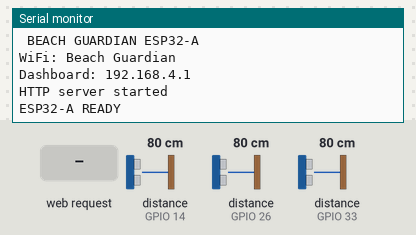
The program below on a simulated ESP32. On the bench: the last lines printed to the serial monitor. Wiring (inferred from the names in the program): 3 × ultrasonic range finder: trigger GPIO 12, echo GPIO 14 / trigger GPIO 25, echo GPIO 33 / trigger GPIO 27, echo GPIO 26. The inputs (shaded band) are chosen by the test bench; at power-on: distance to the obstacle (sensors on GPIO 14, GPIO 26, GPIO 33) 80 cm. The echo pulse lasts 58.3 µs per cm.

Above: at 2.2 s.
2.3 s: HTTP request GET /cmd received
At 2.8 s:
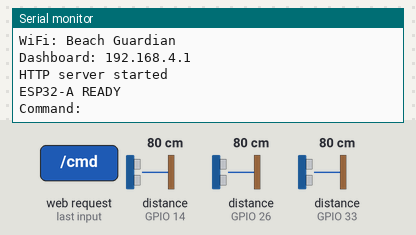
3.8 s: HTTP request GET /auto received
At 4.8 s:
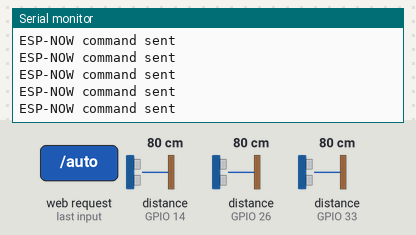
5.3 s: distance to the obstacle (sensor on GPIO 14) set to 2 cm
At 6.0 s:
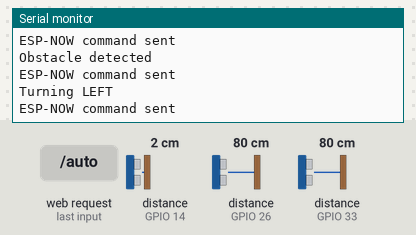
7.0 s: distance to the obstacle (sensor on GPIO 26) set to 2 cm
At 8.3 s:
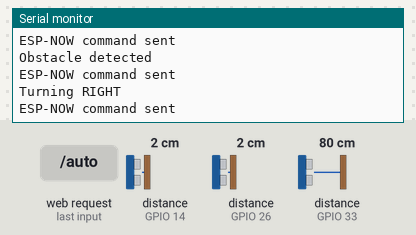
10.0 s: distance to the obstacle (sensor on GPIO 33) set to 2 cm
At 11.3 s:
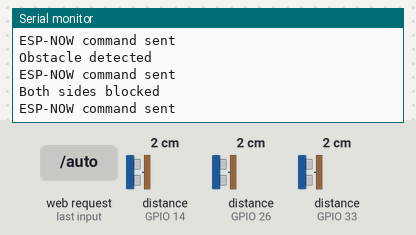

Measured:
- after the input at 2.3 s, the serial monitor: prints a new line after 0.07 s (image 1)
- after the input at 3.8 s, the serial monitor: prints a new line at once (image 2)
- after the input at 5.3 s, the serial monitor: prints a new line at once (image 3)
- after the input at 7.0 s, the serial monitor: prints a new line after 0.85 s (image 4)
- after the input at 10.0 s, the serial monitor: prints a new line after 0.92 s (image 5)

The program:

main.cpp
```cpp
#include <Arduino.h>
#include <WiFi.h>
#include <WebServer.h>
#include <esp_now.h>

//Esp #2's mac
uint8_t esp2Address[] = {
    0xEC, 0xE3, 0x34, 0x45, 0xAB, 0xE4};

//esp now channel
const int ESPNOW_CHANNEL = 1;

//Ultrasonic sensor pins

// FRONT
const int TRIG1 = 12;
const int ECHO1 = 14;

// LEFT
const int TRIG2 = 27;
const int ECHO2 = 26;

// RIGHT
const int TRIG3 = 25;
const int ECHO3 = 33;

typedef struct {
    int leftSpeed;
    int rightSpeed;
    int sieveActive;
} ControlMessage;

ControlMessage cmdData;

//sensor readings

float distance1 = 0;
float distance2 = 0;
float distance3 = 0;

//peer info for esp-now

esp_now_peer_info_t peerInfo;

//sieve state
bool sieveState = false;
//auto mode state
bool autoMode = false;

//server/ dashboard
const char* ap_ssid = "Beach Guardian";
const char* ap_pass = "beachguardian";

WebServer server(80);// dahsboard underneath
const char htmlPage[] = R"rawliteral(

<!DOCTYPE html>
<html>
<head>
<meta name="viewport" content="width=device-width, initial-scale=1">
<title>Beach Guardian</title>
<style>
body {
    font-family: Arial;
    text-align: center;
}
button {
    width: 110px;
    height: 60px;
    margin: 5px;
    font-size: 18px;}
</style>
</head>
<body>
<h1>BEACH GUARDIAN</h1>
<button onclick="sendCommand('forward')">
Forward
</button>
<br>
<button onclick="sendCommand('left')">
Left
</button>
<button onclick="sendCommand('stop')">
STOP
</button>

<button onclick="sendCommand('right')">
Right
</button>

<br>
<button onclick="sendCommand('backward')">
Backward
</button>
<br><br>
<button onclick="sendCommand('sieve')">
Sieve
</button>
<br><br>
<button onclick="toggleAuto()">
AUTO / MANUAL
</button>
<h3>
Mode:
<span id="mode">MANUAL</span>
</h3>
<hr>
<p>
Front:
<span id="front">--</span>
cm
</p>
<p>
Left:
<span id="left">--</span>
cm
</p>
<p>
Right:
<span id="right">--</span>
cm
</p>
<script>
function sendCommand(command) {

    fetch('/cmd?command=' + command);

}

function toggleAuto() {

    fetch('/auto')
    .then(response => response.text())
    .then(data => {
        document.getElementById("mode").innerText = data;
    });}
function updateSensors() {
    fetch('/sensors')
    .then(response => response.json())
    .then(data => {

        document.getElementById("front").innerText =
            data.front;

        document.getElementById("left").innerText =
            data.left;

        document.getElementById("right").innerText =
            data.right;
    });
}

setInterval(updateSensors, 500);
updateSensors();
</script>
</body>
</html>
)rawliteral";

//Sensor reading function
float readUltrasonic(
    int trigPin,
    int echoPin
) {
    digitalWrite(
        trigPin,
        LOW
    );
    delayMicroseconds(2);
    digitalWrite(
        trigPin,
        HIGH
    );
    delayMicroseconds(10);
    digitalWrite(
        trigPin,
        LOW
    );
    unsigned long duration =
        pulseIn(
            echoPin,
            HIGH,
            30000
        );

    if (duration == 0) {

        return -1.0;

    }

    return duration / 58.0;
}

void readSensors() {

    distance1 =
        readUltrasonic(
            TRIG1,
            ECHO1
        );

    delay(5);

    distance2 =
        readUltrasonic(
            TRIG2,
            ECHO2
        );

    delay(5);

    distance3 =
        readUltrasonic(
            TRIG3,
            ECHO3
        );
}

void sendEspNowCommand() {

    esp_err_t result =
        esp_now_send(
            esp2Address,
            (uint8_t*)&cmdData,
            sizeof(cmdData)
        );

    if (result == ESP_OK) {

        Serial.println(
            "ESP-NOW command sent"
        );

    }
    else {

        Serial.println(
            "ESP-NOW send failed"
        );
    }
}
void handleRoot() {

    server.send(
        200,
        "text/html",
        htmlPage
    );
}
//manual control commands
void handleCommand() {
    String command =
        server.arg("command");

    Serial.print(
        "Command: "
    );
    Serial.println(command);

    // Manual control disabled in AUTO
    if (autoMode) {

        server.send(
            200,
            "text/plain",
            "AUTO MODE ACTIVE"
        );
        return;
    }
    // FORWARD
    if (command == "forward") {

        cmdData.leftSpeed = 60;
        cmdData.rightSpeed = 60;
    }
    // BACKWARD
    else if (command == "backward") {
        cmdData.leftSpeed = -60;
        cmdData.rightSpeed = -60;
    }
    // LEFT
    else if (command == "left") {
        cmdData.leftSpeed = -50;
        cmdData.rightSpeed = 50;
    }

    // RIGHT
    else if (command == "right") {

        cmdData.leftSpeed = 50;
        cmdData.rightSpeed = -50;
    }

    // STOP
    else if (command == "stop") {

        cmdData.leftSpeed = 0;
        cmdData.rightSpeed = 0;
    }
    // SIEVE
    else if (command == "sieve") {

        sieveState = !sieveState;

        cmdData.sieveActive =
            sieveState ? 1 : 0;
    }
    else {
        server.send(
            400,
            "text/plain",
            "Unknown command"
        );

        return;
    }
    sendEspNowCommand();

    server.send(
        200,
        "text/plain",
        command
    );
}
void handleAutoMode() {

    autoMode = !autoMode;

    // Stop when switching modes
    cmdData.leftSpeed = 0;
    cmdData.rightSpeed = 0;

    sendEspNowCommand();

    if (autoMode) {

        Serial.println(
            "AUTO MODE ON"
        );

        server.send(
            200,
            "text/plain",
            "AUTO"
        );

    }
    else {

        Serial.println(
            "MANUAL MODE ON"
        );

        server.send(
            200,
            "text/plain",
            "MANUAL"
        );
    }
}

void handleSensors() {

    String json = "{";

    json += "\"front\":";
    json += String(
        distance1,
        1
    );

    json += ",\"left\":";
    json += String(
        distance2,
        1
    );

    json += ",\"right\":";
    json += String(
        distance3,
        1
    );

    json += "}";

    server.send(
        200,
        "application/json",
        json
    );
}

void automaticObstacleAvoidance() {

    if (!autoMode) {

        return;
    }

    const float FRONT_LIMIT = 30.0;
    const float SIDE_LIMIT = 25.0;

    // Invalid front reading
    if (distance1 < 0) { return;
    }
    if (distance1 >= FRONT_LIMIT) {

        cmdData.leftSpeed = 60;
        cmdData.rightSpeed = 60;

        sendEspNowCommand();return;
    }

    //obstacle detected

    Serial.println(
        "Obstacle detected"
    );

    // Stop
    cmdData.leftSpeed = 0;
    cmdData.rightSpeed = 0;

    sendEspNowCommand();

    delay(200);
//if left is clearer than right and left is clear enough, turn left
    if (
        distance2 > SIDE_LIMIT &&
        distance2 >= distance3
    ) {

        Serial.println(
            "Turning LEFT"
        );

        cmdData.leftSpeed = -50;
        cmdData.rightSpeed = 50;
    }

    //if right is clearer than left and right is clear enough, turn right
    else if (
        distance3 > SIDE_LIMIT
    ) {

        Serial.println(
            "Turning RIGHT"
        );

        cmdData.leftSpeed = 50;
        cmdData.rightSpeed = -50;
    }
//if both r locked in

    else {

        Serial.println(
            "Both sides blocked"
        );

        cmdData.leftSpeed = -60;
        cmdData.rightSpeed = -60;
    }
    sendEspNowCommand();

    delay(500);

    // Resume forward
    if (autoMode) {

        cmdData.leftSpeed = 60;
        cmdData.rightSpeed = 60;

        sendEspNowCommand();
    }}
void setup() {

    Serial.begin(115200);

    delay(1000);

    // SENSOR PINS

    pinMode(
        TRIG1,
        OUTPUT
    );

    pinMode(
        ECHO1,
        INPUT
    );

    pinMode(
        TRIG2,
        OUTPUT
    );

    pinMode(
        ECHO2,
        INPUT
    );

    pinMode(
        TRIG3,
        OUTPUT
    );

    pinMode(
        ECHO3,
        INPUT
    );

    digitalWrite(
        TRIG1,
        LOW
    );

    digitalWrite(
        TRIG2,
        LOW
    );

    digitalWrite(
        TRIG3,
        LOW
    );
    cmdData.leftSpeed = 0;
    cmdData.rightSpeed = 0;
    cmdData.sieveActive = 0;

  //wifi func
    WiFi.mode(
        WIFI_AP_STA
    );

    WiFi.softAP(
        ap_ssid,
        ap_pass,
        ESPNOW_CHANNEL
    );

    IPAddress IP =
        WiFi.softAPIP();

    Serial.println();
    Serial.println(
        "----> readyy <----"
    );

    Serial.println(
        " BEACH GUARDIAN ESP32-A"
    );
    Serial.print(
        "WiFi: "
    );
    Serial.println(
        ap_ssid
    );
    Serial.print(
        "Dashboard: "
    );
    Serial.println(
        IP
    );
//esp now init
    if (
        esp_now_init()
        != ESP_OK
    ) { Serial.println(
            "ESP-NOW initialization FAILED"
        );

        return;
    }

    memset(
        &peerInfo,
        0,
        sizeof(peerInfo)
    );

    memcpy(
        peerInfo.peer_addr,
        esp2Address,
        6
    );
    peerInfo.channel =
        ESPNOW_CHANNEL;
    peerInfo.encrypt = false;

    if (
        esp_now_add_peer(
            &peerInfo
        )
        != ESP_OK
    ) {
        Serial.println(
            "Failed to add ESP32-B"
        );

        return;
    }
    server.on(
        "/",
        handleRoot
    );

    server.on(
        "/cmd",
        handleCommand
    );
    server.on(
        "/sensors",
        handleSensors
    );

    server.on(
        "/auto",
        handleAutoMode
    );

    server.begin();

    Serial.println(
        "HTTP server started"
    );

    Serial.println(
        "ESP32-A READY"
    );
}

//loop

void loop() {
    server.handleClient();

    readSensors();

    automaticObstacleAvoidance();

    delay(50);
}
```

dashboard.cpp
```cpp

```

motors.cpp
```cpp

```
